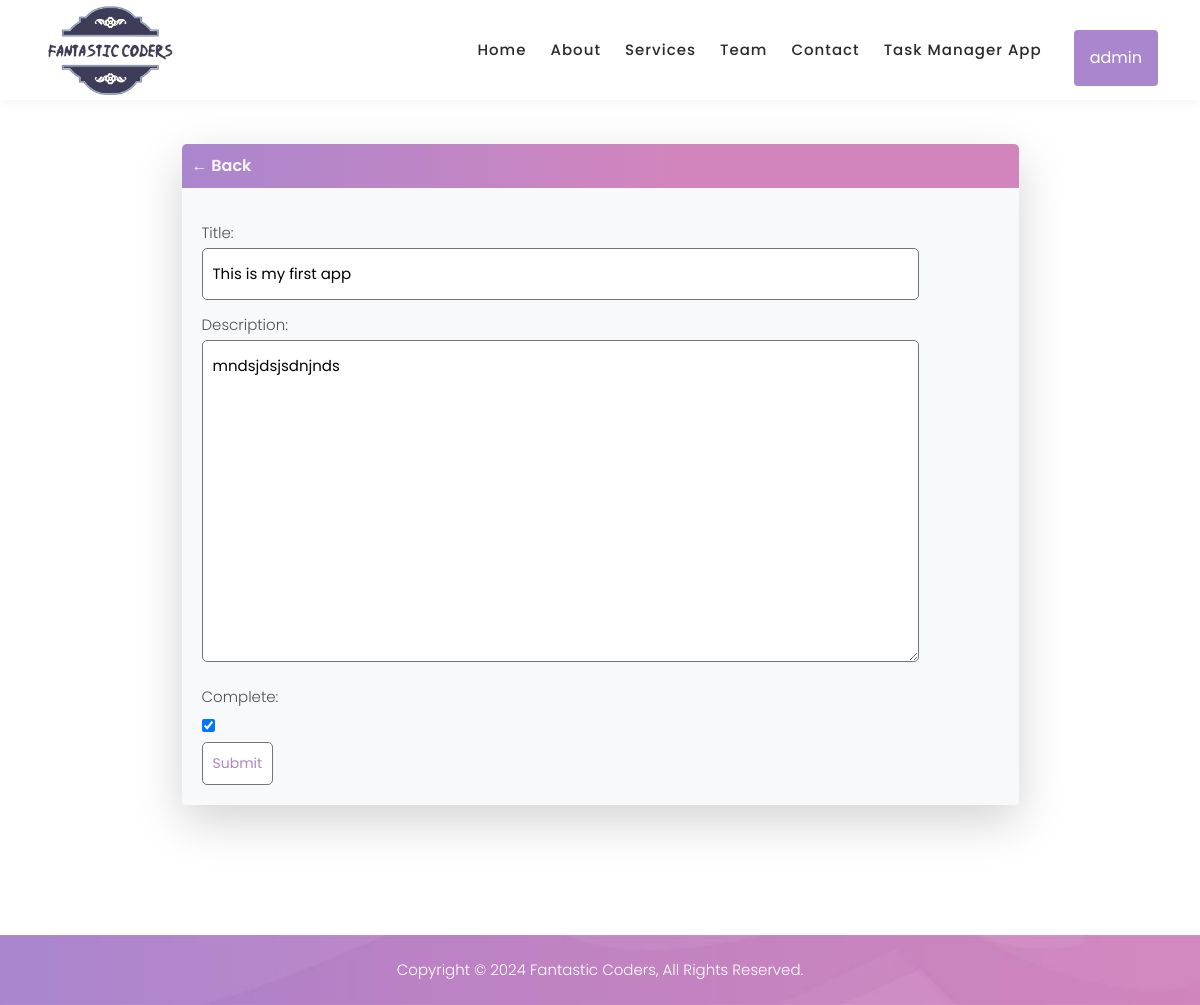
/task-update/3/ (signed in), run on the app's committed database.
### base/models.py (models this page shows, shortened)
class Task(models.Model):
    user = models.ForeignKey(User, on_delete=models.CASCADE, null=True, blank=True)
    title = models.CharField(max_length=200)
    description = models.TextField(null=True, blank=True)
    complete = models.BooleanField(default=False)
    created = models.DateTimeField(auto_now_add=True)
    class Meta:
        order_with_respect_to = 'user'

### base/views.py (the view)
# urls.py: path('task-update/<int:pk>/',TaskUpdate.as_view(), name="task-update"),
class TaskUpdate(LoginRequiredMixin, UpdateView):
    model = Task
    fields = ['title', 'description', 'complete']
    success_url = reverse_lazy('tasks')

### base/templates/base/task_form.html (shortened to what this page needs)
{% extends 'base/base.html' %}
{% block content %}
<div class="container-fluid pt-5">
    <div class="container pt-5">
        <div class="w-75 mt-5 mx-auto shadow-lg mb-5 bg-light rounded">
            <div class="header-bar">
                <a href="{% url 'tasks' %}">&#8592; Back</a>
            </div>
            <div class="card-body">
                <form method="POST" action="">
                    {{form.as_p}}
                    <input class="custom-button" type="submit" value="Submit">
                </form>
            </div>
        </div>
    </div>
</div>
{% endblock content %}

### base/templates/base/base.html (shortened to what this page needs)
{% load static %}
<!DOCTYPE html>
<html lang="en">
<head>
    <link href="../../static/vendor/bootstrap/css/bootstrap.min.css" rel="stylesheet">
    <link rel="stylesheet" href="../../static/assets/css/styles.css">
    <link rel="stylesheet" href="../../static/assets/css/animated.css">
    <link rel="stylesheet" href="../../static/assets/css/owl.css">
</head>
<body>
    <header class="header-area header-sticky fixed-top wow slideInDown" data-wow-duration="0.75s" data-wow-delay="0s">
        <div class="container">
            <div class="row">
                <div class="col-12">
                    <nav class="main-nav">
                        <a href="/" class="logo">
                            <img src="../../static/assets/images/fantastic2-removebg-preview.png" height="100px" alt="">
                        </a>
                        <ul class="nav">
                            <li class="scroll-to-section"><a href="/" class="">Home</a></li>
                            <li class="scroll-to-section"><a href="{% url 'about' %}">About</a></li>
                            <li class="scroll-to-section"><a href="{% url 'services' %}">Services</a></li>
                            <li class="scroll-to-section"><a href="{% url 'team' %}">Team</a></li>
                            <li class="scroll-to-section"><a href="{% url 'contact' %}">Contact</a></li>
                            <li class="scroll-to-section">
                                <div><a href="{% url 'tasks' %}">Task Manager App</a></div>
                            </li>
                            {% if request.user.is_authenticated %}
                            <li>
                                <div class="dropdown navbar-link">
                                    <button class="dropbtn rounded">{{request.user.username}}</button>
                                </div>
                            </li>
                            {% endif %}
                        </ul>
                    </nav>
                </div>
            </div>
        </div>
    </header>
    {% block content %} {% endblock content %}
    <footer>
        <div class="container">
            <div class="row">
                <div class="col-lg-12">
                    <p>Copyright © 2024 Fantastic Coders, All Rights Reserved.
                    </p>
                </div>
            </div>
        </div>
    </footer>
</body>
</html>

### base/static/assets/css/styles.css (style rules this page uses)
html, body, div, span, applet, object, iframe, h1, h2, h3, h4, h5, h6, p, blockquote, div pre, a, abbr, acronym, address, big, cite, code, del, dfn, em, font, img, ins, kbd, q, s, samp, small, strike, strong, sub, sup, tt, var, b, u, i, center, dl, dt, dd, ol, ul, li, figure, header, nav, section, article, aside, footer, figcaption { margin: 0; padding: 0; border: 0; outline: 0; }
ul, li { padding: 0; margin: 0; list-style: none; }
header, nav, section, article, aside, footer, hgroup { display: block; }
* { box-sizing: border-box; }
html, body { font-family: 'Poppins', sans-serif; font-weight: 400; background-color: #fff; -ms-text-size-adjust: 100%; -webkit-font-smoothing: antialiased; -moz-osx-font-smoothing: grayscale; }
a { text-decoration: none !important; }
ul { margin-bottom: 0px; }
p { font-size: 15px; line-height: 30px; font-weight: 300; color: #afafaf; }
img { width: 100%; overflow: hidden; }
html, body { background: #fff; font-family: 'Poppins', sans-serif; }
.header-area { background-color: #fff; box-shadow: 0px 5px 8px rgba(0,0,0,0.03); position: absolute; left: 0px; right: 0px; z-index: 100; height: 100px; -webkit-transition: all .5s ease 0s; -moz-transition: all .5s ease 0s; -o-transition: all .5s ease 0s; transition: all .5s ease 0s; }
.header-area .main-nav { min-height: 80px; background: transparent; }
.header-area .main-nav .logo { float: left; -webkit-transition: all 0.3s ease 0s; -moz-transition: all 0.3s ease 0s; -o-transition: all 0.3s ease 0s; transition: all 0.3s ease 0s; }
.header-area .main-nav .logo { line-height: 100px; float: left; -webkit-transition: all 0.3s ease 0s; -moz-transition: all 0.3s ease 0s; -o-transition: all 0.3s ease 0s; transition: all 0.3s ease 0s; }
.header-area .main-nav .nav { float: right; margin-top: 30px; margin-right: 0px; background-color: transparent; -webkit-transition: all 0.3s ease 0s; -moz-transition: all 0.3s ease 0s; -o-transition: all 0.3s ease 0s; transition: all 0.3s ease 0s; position: relative; z-index: 999; }
.header-area .main-nav .nav li { padding-left: 20px; padding-right: 20px; }
.header-area .main-nav .nav li:last-child { padding-right: 0px; padding-left: 40px; }
.header-area .main-nav .nav li a { display: block; font-weight: 500; font-size: 15px; color: #2a2a2a; text-transform: capitalize; -webkit-transition: all 0.3s ease 0s; -moz-transition: all 0.3s ease 0s; -o-transition: all 0.3s ease 0s; transition: all 0.3s ease 0s; height: 40px; line-height: 40px; border: transparent; letter-spacing: 1px; }
.header-area.header-sticky { min-height: 80px; }
.header-area .nav { margin-top: 30px; }
@media (max-width: 1200px) { .header-area .main-nav .nav li { padding-left: 12px; padding-right: 12px; } }
@media (max-width: 1200px) { .header-area .main-nav:before { display: none; } }
@media (min-width: 767px) { .header-area .main-nav .nav { display: flex !important; } }
footer { background-image: url(../images/footer-bg.jpg); background-position: center center; background-repeat: no-repeat; background-size: cover; margin-top: 130px; }
footer p { text-align: center; margin: 20px 0px; color: #fff; }
@media (max-width: 1200px) { .header-area .main-nav .nav li:last-child { padding-left: 20px; } }

### base/templates/base/base.html (style rules this page uses)
a, p { color: #4b5156 }
a { font-weight: 600; }
.header-bar { display: flex; justify-content: space-between; color: #fff; padding: 10px; border-radius: 5px 5px 0 0; background: linear-gradient(90deg, rgba(170, 134, 206, 1) 0%, rgba(210, 133, 189, 1) 58%); }
.header-bar a { color: rgb(247, 247, 247); text-decoration: none; }
input[type=text], input[type=password], textarea { border: 1px solid #757575; border-radius: 5px; padding: 10px; width: 90%; }
label { padding-top: 10px !important; display: block; }
::placeholder { font-weight: 300; opacity: 0.5; }
.custom-button { border: 1px solid #757575; background-color: #FFF; color: rgb(170, 134, 206); padding: 10px; font-size: 14px; border-radius: 5px; cursor: pointer; text-decoration: none; }
.card-body { padding: 20px; }
.dropbtn { background-color: rgb(170, 134, 206); color: white; padding: 16px; font-size: 16px; border: none; }
.dropdown { position: relative; display: inline-block; }

### data on the page
Task: title "This is my first app", description "mndsjdsjsdnjnds", complete "☑"

### other printed values
{{ request.user.username }} "admin"
